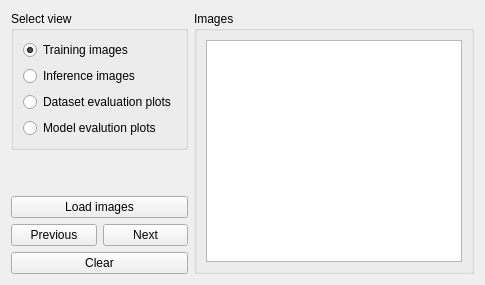
      <widget class="QWidget" name="viewTab_2">
       <attribute name="title">
        <string>Viewer</string>
       </attribute>
       <layout class="QHBoxLayout" name="horizontalLayout_7">
        <item>
         <layout class="QVBoxLayout" name="verticalLayout_4">
          <item>
           <widget class="QGroupBox" name="groupBox">
            <property name="title">
             <string>Select view</string>
            </property>
            <layout class="QVBoxLayout" name="verticalLayout_2">
             <item>
              <widget class="QRadioButton" name="viewTrainImages">
               <property name="text">
                <string>Training images</string>
               </property>
               <property name="checked">
                <bool>true</bool>
               </property>
              </widget>
             </item>
             <item>
              <widget class="QRadioButton" name="viewInferenceImages">
               <property name="text">
                <string>Inference images</string>
               </property>
               <property name="checked">
                <bool>false</bool>
               </property>
              </widget>
             </item>
             <item>
              <widget class="QRadioButton" name="viewDataPlots">
               <property name="text">
                <string>Dataset evaluation plots</string>
               </property>
               <property name="checked">
                <bool>false</bool>
               </property>
              </widget>
             </item>
             <item>
              <widget class="QRadioButton" name="viewEvalPlots">
               <property name="text">
                <string>Model evalution plots</string>
               </property>
               <property name="checked">
                <bool>false</bool>
               </property>
              </widget>
             </item>
            </layout>
           </widget>
          </item>
          <item>
           <spacer name="verticalSpacer_10">
            <property name="orientation">
             <enum>Qt::Orientation::Vertical</enum>
            </property>
            <property name="sizeHint" stdset="0">
             <size>
              <width>20</width>
              <height>40</height>
             </size>
            </property>
           </spacer>
          </item>
          <item>
           <widget class="QPushButton" name="loadImages">
            <property name="text">
             <string>Load images</string>
            </property>
           </widget>
          </item>
          <item>
           <layout class="QVBoxLayout" name="buttonsLayout">
            <item>
             <layout class="QHBoxLayout" name="horizontalLayout_6">
              <item>
               <widget class="QPushButton" name="previousImg">
                <property name="text">
                 <string>Previous</string>
                </property>
               </widget>
              </item>
              <item>
               <widget class="QPushButton" name="nextImg">
                <property name="text">
                 <string>Next</string>
                </property>
               </widget>
              </item>
             </layout>
            </item>
            <item>
             <widget class="QPushButton" name="clearImg">
              <property name="text">
               <string>Clear</string>
              </property>
             </widget>
            </item>
           </layout>
          </item>
         </layout>
        </item>
        <item>
         <widget class="QGroupBox" name="canvasGroup">
          <property name="title">
           <string>Images</string>
          </property>
          <layout class="QHBoxLayout" name="horizontalLayout_28">
           <item>
            <layout class="QVBoxLayout" name="canvasWidgetLayout">
             <item>
              <widget class="QGraphicsView" name="canvas"/>
             </item>
            </layout>
           </item>
          </layout>
         </widget>
        </item>
       </layout>
      </widget>
